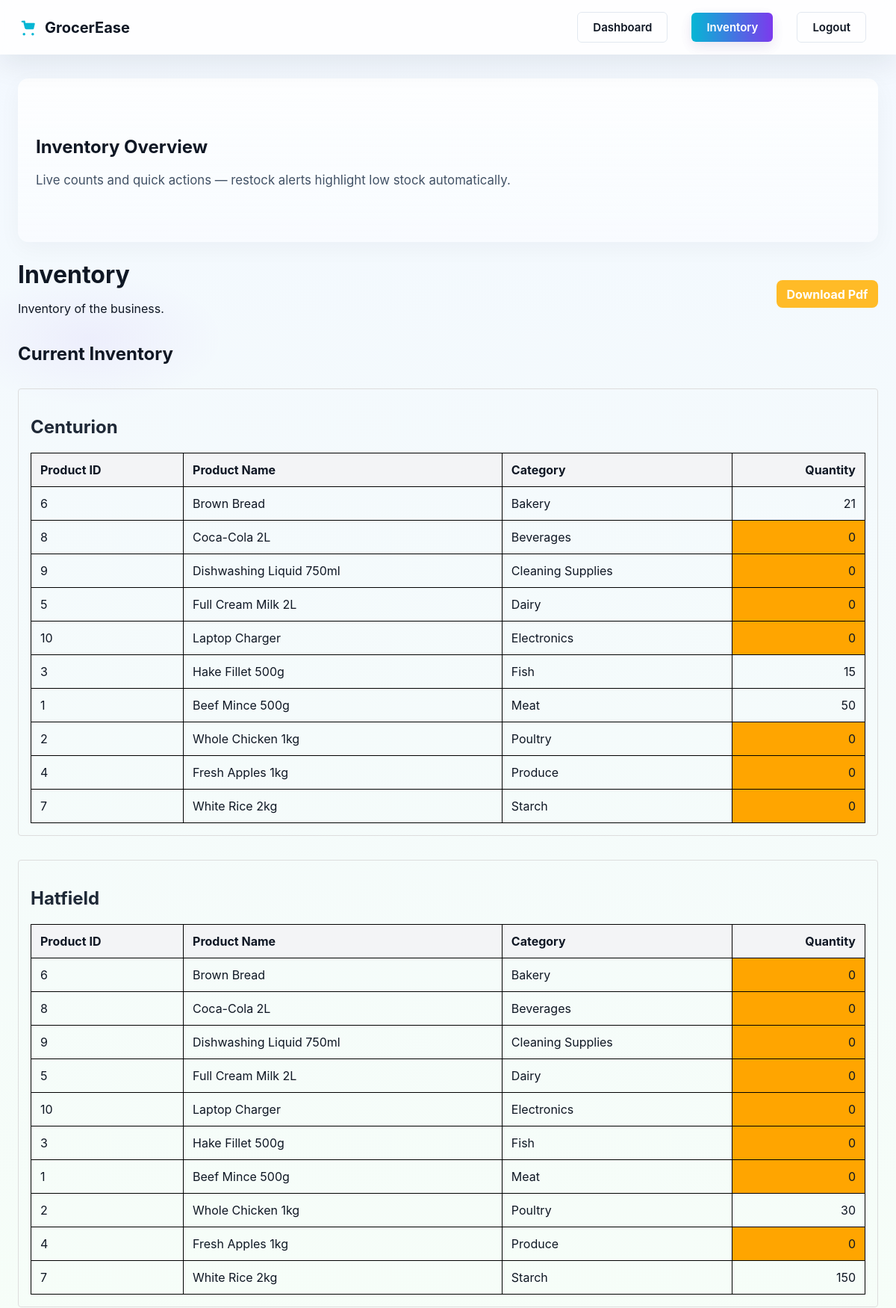
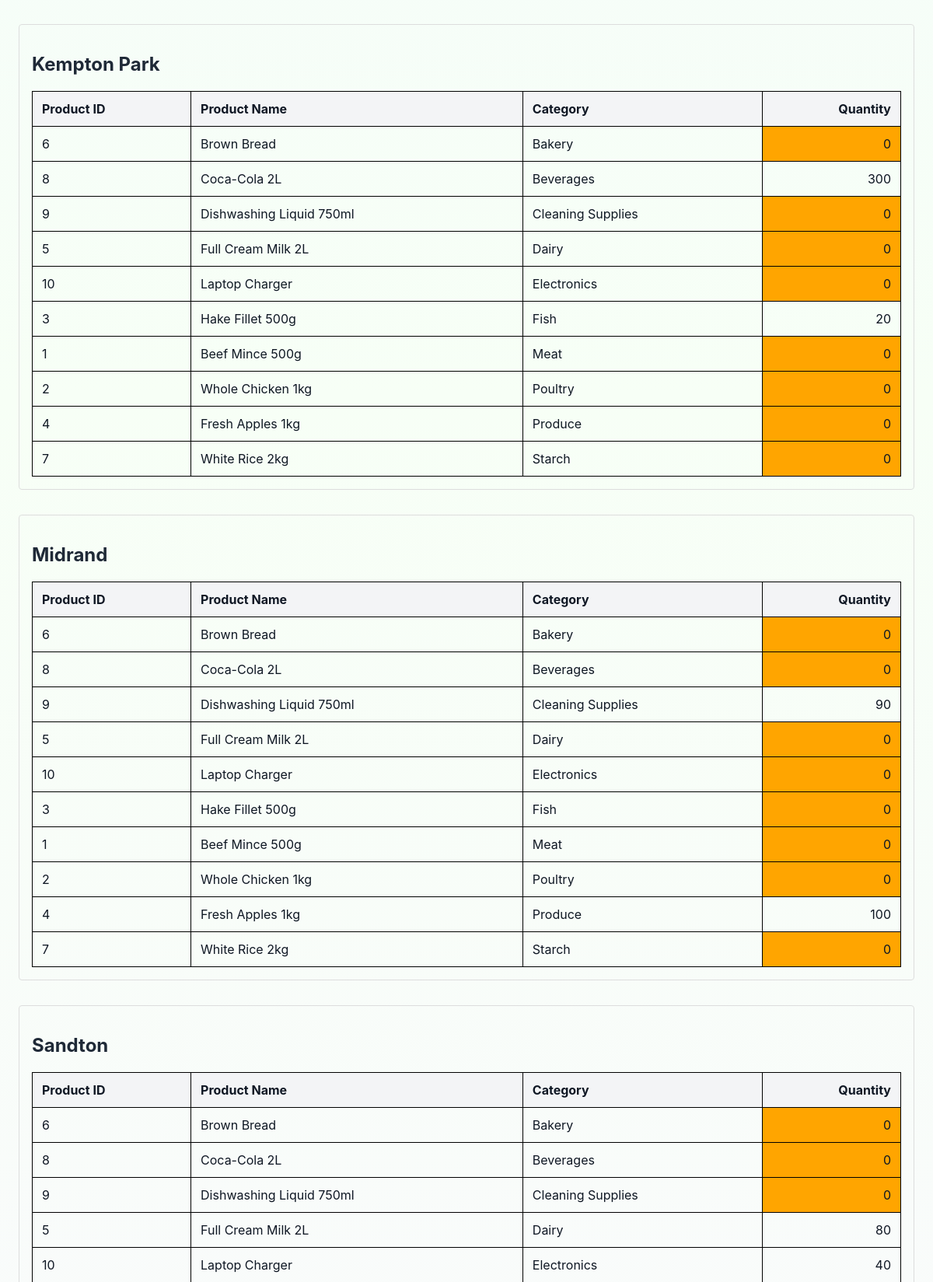
Screenshot of /inventory (signed in, upper part) with the database file from the repository (2 pictures, top to bottom).
### tables this page shows
CREATE TABLE location (
    location_id INTEGER PRIMARY KEY,
    location_name TEXT
);

CREATE TABLE new_product (
    product_id INTEGER PRIMARY KEY,
    product_name TEXT,
    min_qty INTEGER,
    max_qty INTEGER,
    category_id INTEGER REFERENCES categories (category_id),
    staff_id INTEGER REFERENCES staff (staff_id)
);

### final.py (the view)
@app.route('/inventory')
def inventory():
    if 'user_id' not in session or session.get('user_type') != 'staff':
        flash('Please log in to access inventory.', 'warning')
        return redirect(url_for('verify_staff'))
    conn = sqlite3.connect(db_path)
    conn.row_factory = sqlite3.Row
    cursor = conn.cursor()
    cursor.execute('''
        SELECT
            l.location_id,
            l.location_name,
            np.product_id,
            np.product_name,
            c.category_name,
            IFNULL(SUM(ui.quantity), 0) as quantity
        FROM location l
        CROSS JOIN new_product np
        LEFT JOIN categories c ON np.category_id = c.category_id
        LEFT JOIN update_inventory ui ON np.product_id = ui.product_id AND l.location_id = ui.location_id
        GROUP BY l.location_id, l.location_name, np.product_id, np.product_name, c.category_name
        ORDER BY l.location_id, c.category_name, np.product_name
    ''')
    all_rows = cursor.fetchall()
    locations_inventory = {}
    for row in all_rows:
        loc_id = row['location_id']
        if loc_id not in locations_inventory:
            locations_inventory[loc_id] = {
                'location_name': row['location_name'],
                'products': []
            }
        locations_inventory[loc_id]['products'].append(row)
    cursor.execute('''
        SELECT
            np.product_id,
            np.product_name,
            c.category_name,
            IFNULL(SUM(ui.quantity), 0) as quantity
        FROM new_product np
        LEFT JOIN categories c ON np.category_id = c.category_id
        LEFT JOIN update_inventory ui ON np.product_id = ui.product_id
        GROUP BY np.product_id, np.product_name, c.category_name
        ORDER BY c.category_name, np.product_name
    ''')
    totals = cursor.fetchall()
    conn.close()
    return render_template('inventory.html', locations_inventory=locations_inventory, totals=totals)

### Templates/inventory.html (shortened to what this page needs)
<!DOCTYPE html>
<html lang="en">
<head>
    <link rel="stylesheet" href="{{ url_for('serve_root_styles') }}">
</head>
<body>
    <header class="site-header">
        <div class="header-container">
            <a href="{{ url_for('home') }}" class="logo">
                <span class="logo-text">GrocerEase</span>
            </a>
            <nav class="nav-buttons">
                <a href="{{ url_for('staff') }}" class="nav-btn nav-btn--secondary">Dashboard</a>
                <a href="{{ url_for('inventory') }}" class="nav-btn nav-btn--primary">Inventory</a>
                <a href="{{ url_for('home') }}" class="nav-btn nav-btn--secondary">Logout</a>
            </nav>
        </div>
    </header>
    <main>
        <section class="page-hero">
            <div class="hero-content">
                <div class="hero-copy">
                    <h1>Inventory Overview</h1>
                    <p class="lead">Live counts and quick actions — restock alerts highlight low stock automatically.</p>
                </div>
                <div class="hero-illustration" aria-hidden="true">
                    <svg viewBox="0 0 140 90" xmlns="http://www.w3.org/2000/svg" role="img"></svg>
                </div>
            </div>
        </section>
        <div class="inventory-header">
            <div class="inventory-title">
                <h1>Inventory</h1>
                <p>Inventory of the business.</p>
            </div>
            <div class="inventory-actions">
                <a class="btn btn--info" href="/download_inventory_pdf">Download Pdf</a>
            </div>
        </div>
        <section>
            <h2>Current Inventory</h2>
            {% for loc_id in locations_inventory|sort %}
                {% set loc_data = locations_inventory[loc_id] %}
                <section style="margin-top: 2rem; padding: 1rem; border: 1px solid #ddd; border-radius: 4px;">
                    <h2 style="color: #1f2937;">{{ loc_data['location_name'] }}</h2>
                    <div class="inventory-table">
                        <table style="width:100%; border-collapse: collapse; margin-top: 20px;">
                            <thead>
                                <tr style="background-color: #f3f4f6;">
                                    <th style="padding: 12px; text-align: left; border: 1px solid #000000;">Product ID</th>
                                    <th style="padding: 12px; text-align: left; border: 1px solid #000000;">Product Name</th>
                                    <th style="padding: 12px; text-align: left; border: 1px solid #000000;">Category</th>
                                    <th style="padding: 12px; text-align: right; border: 1px solid #000000;">Quantity</th>
                                </tr>
                            </thead>
                            <tbody>
                                {% for product in loc_data['products'] %}
                                <tr>
                                    <td style="padding: 12px; border: 1px solid #000000;">{{ product['product_id'] }}</td>
                                    <td style="padding: 12px; border: 1px solid #000000;">{{ product['product_name'] }}</td>
                                    <td style="padding: 12px; border: 1px solid #000000;">{{ product['category_name'] }}</td>
                                    <td style="padding: 12px; text-align: right; border: 1px solid #000000; {% if product['quantity'] < 10 %}background-color: #ffa500;{% endif %}">{{ product['quantity'] }}</td>
                                </tr>
                                {% endfor %}
                            </tbody>
                        </table>
                    </div>
                </section>
            {% endfor %}
        </section>
    </main>
</body>
</html>

### rows the page displays
location: location_name "Centurion", product_id "6", product_name "Brown Bread", category_name "Bakery", quantity "21", product_id "8", product_name "Coca-Cola 2L", category_name "Beverages", quantity "0", product_id "9", product_name "Dishwashing Liquid 750ml", category_name "Cleaning Supplies", product_id "5", product_name "Full Cream Milk 2L", category_name "Dairy", product_id "10", product_name "Laptop Charger", category_name "Electronics", product_id "3", product_name "Hake Fillet 500g", category_name "Fish", quantity "15", product_id "1", product_name "Beef Mince 500g", category_name "Meat", quantity "50", product_id "2", product_name "Whole Chicken 1kg", category_name "Poultry", product_id "4", product_name "Fresh Apples 1kg", category_name "Produce", product_id "7", product_name "White Rice 2kg", category_name "Starch"
location: location_name "Hatfield", product_id "6", product_name "Brown Bread", category_name "Bakery", quantity "0", product_id "8", product_name "Coca-Cola 2L", category_name "Beverages", product_id "9", product_name "Dishwashing Liquid 750ml", category_name "Cleaning Supplies", product_id "5", product_name "Full Cream Milk 2L", category_name "Dairy", product_id "10", product_name "Laptop Charger", category_name "Electronics", product_id "3", product_name "Hake Fillet 500g", category_name "Fish", product_id "1", product_name "Beef Mince 500g", category_name "Meat", product_id "2", product_name "Whole Chicken 1kg", category_name "Poultry", quantity "30", product_id "4", product_name "Fresh Apples 1kg", category_name "Produce", product_id "7", product_name "White Rice 2kg", category_name "Starch", quantity "150"
location: location_name "Kempton Park", product_id "6", product_name "Brown Bread", category_name "Bakery", quantity "0", product_id "8", product_name "Coca-Cola 2L", category_name "Beverages", quantity "300", product_id "9", product_name "Dishwashing Liquid 750ml", category_name "Cleaning Supplies", product_id "5", product_name "Full Cream Milk 2L", category_name "Dairy", product_id "10", product_name "Laptop Charger", category_name "Electronics", product_id "3", product_name "Hake Fillet 500g", category_name "Fish", quantity "20", product_id "1", product_name "Beef Mince 500g", category_name "Meat", product_id "2", product_name "Whole Chicken 1kg", category_name "Poultry", product_id "4", product_name "Fresh Apples 1kg", category_name "Produce", product_id "7", product_name "White Rice 2kg", category_name "Starch"
location: location_name "Midrand", product_id "6", product_name "Brown Bread", category_name "Bakery", quantity "0", product_id "8", product_name "Coca-Cola 2L", category_name "Beverages", product_id "9", product_name "Dishwashing Liquid 750ml", category_name "Cleaning Supplies", quantity "90", product_id "5", product_name "Full Cream Milk 2L", category_name "Dairy", product_id "10", product_name "Laptop Charger", category_name "Electronics", product_id "3", product_name "Hake Fillet 500g", category_name "Fish", product_id "1", product_name "Beef Mince 500g", category_name "Meat", product_id "2", product_name "Whole Chicken 1kg", category_name "Poultry", product_id "4", product_name "Fresh Apples 1kg", category_name "Produce", quantity "100", product_id "7", product_name "White Rice 2kg", category_name "Starch"
location: location_name "Sandton", product_id "6", product_name "Brown Bread", category_name "Bakery", quantity "0", product_id "8", product_name "Coca-Cola 2L", category_name "Beverages", product_id "9", product_name "Dishwashing Liquid 750ml", category_name "Cleaning Supplies", product_id "5", product_name "Full Cream Milk 2L", category_name "Dairy", quantity "80", product_id "10", product_name "Laptop Charger", category_name "Electronics", quantity "40"
